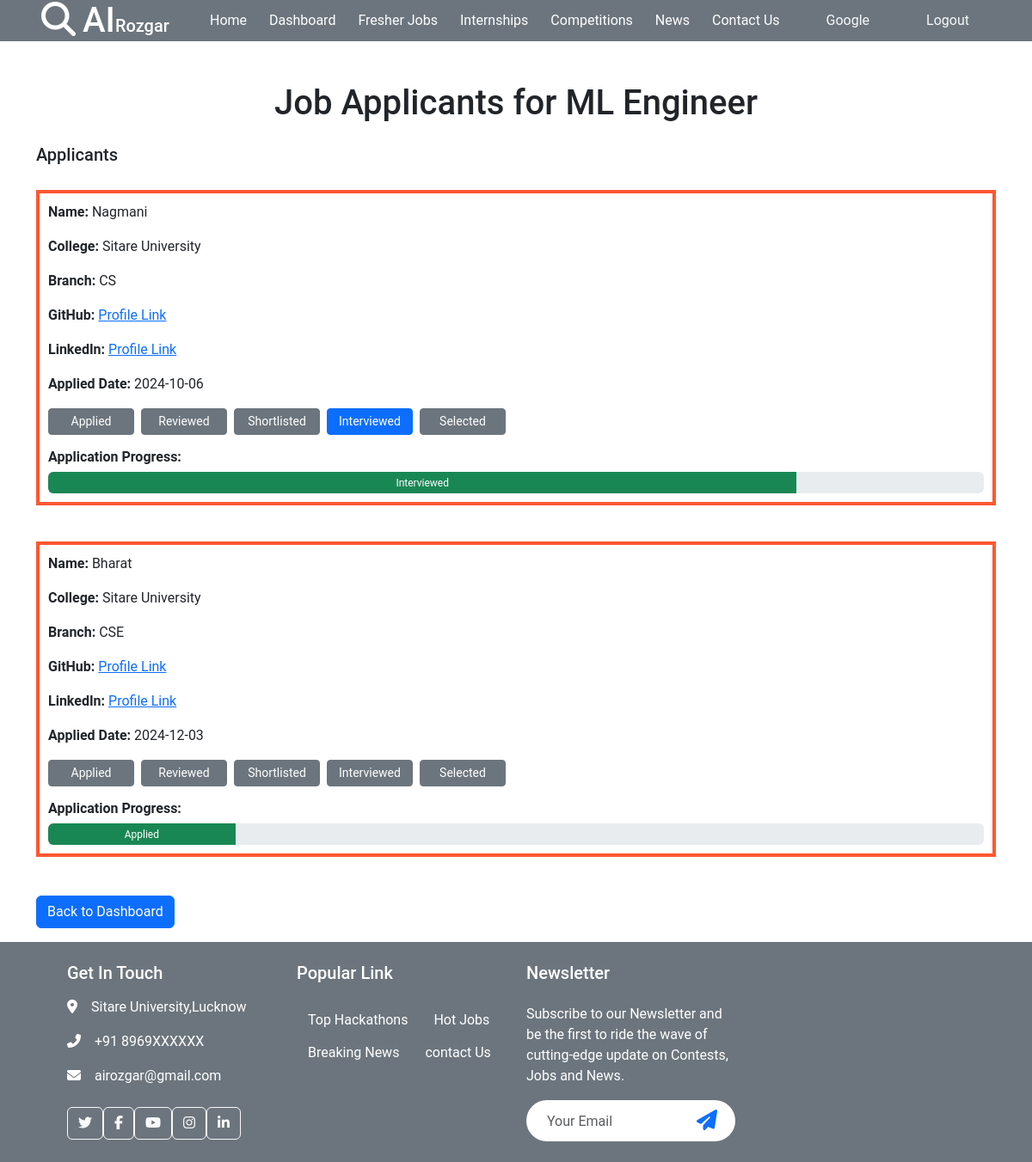
Screenshot of /job_applicants/1/ (signed in) with the database file from the repository.
### home/models.py (models this page shows, shortened)
class Job(models.Model):
    company = models.ForeignKey(Company, on_delete=models.CASCADE)
    title = models.CharField(max_length=255, default='Job')
    description = models.TextField()
    field = models.CharField(max_length=255)
    category = models.CharField(max_length=255)
    pay_range = models.CharField(max_length=20)
    location = models.CharField(max_length=255)
    expiry_date = models.DateField()
    created_date = models.DateField(auto_now_add=True)
    skills = models.TextField()
    APPLICATION_STATUS_CHOICES = [
            ('applied', 'Applied'),
            ('reviewed', 'Reviewed'),
            ('shortlisted', 'Shortlisted'),
            ('interviewed', 'Interviewed'),
            ('selected', 'Selected'),
        ]
    student_applied = models.JSONField(default=dict)

class Student(models.Model):
    user = models.OneToOneField(User, on_delete=models.CASCADE)  # Connect with the User model
    student_name = models.CharField(max_length=255, blank=True, null=True)
    college = models.CharField(max_length=255)
    branch = models.CharField(max_length=255)
    github = models.URLField(blank=True, null=True)
    email = models.EmailField(max_length=255, blank=True, null=True)
    phone_number = models.CharField(max_length=15, blank=True, null=True)
    linkedin = models.URLField(blank=True, null=True)
    profile_picture = models.ImageField(upload_to='profile_pictures/students/', blank=True, null=True)

### home/views.py (the view)
# urls.py: path('job_applicants/<int:job_id>/', job_applicants, name='job_applicants'),
@login_required(login_url="/login/")
def job_applicants(request, job_id):
    job = get_object_or_404(Job, id=job_id, company=request.user.company)
    applicants = []
    for student_id, application_details in job.student_applied.items():
        try:
            student = Student.objects.get(id=student_id)
            applicants.append({
                'student': student,
                'application_details': application_details
            })
        except Student.DoesNotExist:
            print(f"Student with id {student_id} not found.")
            continue  # Skip the student if not found
    return render(request, 'job_applicants.html', {'job': job, 'applicants': applicants})

### home/templates/job_applicants.html (shortened to what this page needs)
{% extends 'base.html' %}
{% block start %}
<body>
    <div class="container mt-5">
        <h1 class="text-center">Job Applicants for {{ job.title }}</h1>
        <div class="mt-4">
            <h5>Applicants</h5>
            <ul class="list-group">
                {% for applicant in applicants %}
                <div class="my-3">
                    <li class="list-group-item">
                        <p><strong>Name:</strong> {{ applicant.student.user.first_name }}</p>
                        <p><strong>College:</strong> {{ applicant.student.college }}</p>
                        <p><strong>Branch:</strong> {{ applicant.student.branch }}</p>
                        <p><strong>GitHub:</strong> <a href="{{ applicant.student.github }}" target="_blank">Profile
                                Link</a></p>
                        <p><strong>LinkedIn:</strong> <a href="{{ applicant.student.linkedin }}" target="_blank">Profile
                                Link</a></p>
                        <p><strong>Applied Date:</strong> {{ applicant.application_details.applied_date }}</p>
                        <div class="mt-3 d-flex flex-wrap gap-2">
                            {% for status, label in job.APPLICATION_STATUS_CHOICES %}
                            <button
                                class="btn btn-sm btn-status {% if applicant.application_details.status == status %}btn-primary{% else %}btn-secondary{% endif %}"
                                data-job-id="{{ job.id }}" data-student-id="{{ applicant.student.id }}"
                                data-status="{{ status }}">
                                {{ label }}
                            </button>
                            {% endfor %}
                        </div>
                        <div class="mt-3">
                            <h6> <strong>Application Progress:</strong> </h6>
                            <div class="progress">
                                {% with status=applicant.application_details.status|default:"applied" %}
                                <div class="progress-bar bg-success" role="progressbar"
                                    style="width: {% if status == 'applied' %}20%{% elif status == 'reviewed' %}40%{% elif status == 'shortlisted' %}60%{% elif status == 'interviewed' %}80%{% elif status == 'selected' %}100%{% else %}0%{% endif %};"
                                    aria-valuenow="{% if status == 'applied' %}20{% elif status == 'reviewed' %}40{% elif status == 'shortlisted' %}60{% elif status == 'interviewed' %}80{% elif status == 'selected' %}100{% else %}0{% endif %}"
                                    aria-valuemin="0" aria-valuemax="100">
                                    {{ status|title }}
                                </div>
                                {% endwith %}
                            </div>
                        </div>
                    </li>
                </div>
                {% empty %}
                <li class="list-group-item">No applicants yet.</li>
                {% endfor %}
            </ul>
        </div>
        <div class="mt-4">
            <a href="{% url 'company' %}" class="btn btn-primary">Back to Dashboard</a>
        </div>
    </div>
</body>
{% endblock %}

### home/templates/base.html (shortened to what this page needs)
<!DOCTYPE html>
<html lang="en">
<head>
  <link href="https://cdn.jsdelivr.net/npm/bootstrap@5.3.3/dist/css/bootstrap.min.css" rel="stylesheet"
>
  <link href="https://cdnjs.cloudflare.com/ajax/libs/font-awesome/6.6.0/css/all.min.css" rel="stylesheet">
  <link href="../static/css/style.css" rel="stylesheet">
</head>
<body>
  <nav class="navbar navbar-expand-lg bg-secondary px-4 px-lg-5 py-3 py-lg-0 sticky-top">
    <a href="/" class="navbar-brand p-0">
        <h1 class="m-0 text-white"><i class="fas fa-search me-2"></i>AI<span class="fs-5">Rozgar</span></h1>
    </a>
    <div class="collapse navbar-collapse" id="navbarCollapse">
        <div class="navbar-nav ms-auto py-0">
            <a href="/" class="nav-item btn text-light rounded-pill {% if request.path == '/' %}bg-light text-dark{% else %}btn-secondary text-white{% endif %}">Home</a>
            {% if request.user.is_authenticated and request.user.company %}
            <a href="/company/" class="nav-item btn text-light rounded-pill {% if request.path == '/company/' %}bg-light text-dark{% else %}btn-secondary text-white{% endif %}">Dashboard</a>
            {% endif %}
            <a href="/job/" class="nav-item btn text-light rounded-pill {% if request.path == '/job/' %}bg-light text-dark{% else %}btn-secondary text-white{% endif %}">Fresher Jobs</a>
            <a href="/internship/" class="nav-item btn text-light rounded-pill {% if request.path == '/internship/' %}bg-light text-dark{% else %}btn-secondary text-white{% endif %}">Internships</a>
            <a href="/contest/" class="nav-item btn text-light rounded-pill {% if request.path == '/contest/' %}bg-light text-dark{% else %}btn-secondary text-white{% endif %}">Competitions</a>
            <a href="/news/" class="nav-item btn text-light rounded-pill {% if request.path == '/news/' %}bg-light text-dark{% else %}btn-secondary text-white{% endif %}">News</a>
            <a href="/contact/" class="nav-item btn text-light rounded-pill {% if request.path == '/contact/' %}bg-light text-dark{% else %}btn-secondary text-white{% endif %}">Contact Us</a>
        </div>
        {% if request.user.is_authenticated %}
        <a href="#" class="btn btn-secondary text-light rounded-pill py-2 px-4 ms-3">{{ request.user.first_name }}</a>
        <a href="/logout/" class="btn btn-secondary text-light rounded-pill py-2 px-4 ms-3">Logout</a>
        {% else %}
        <a href="/login/" class="btn btn-secondary text-light rounded-pill py-2 px-4 ms-3">Log In</a>
        {% endif %}
    </div>
</nav>
  {% block start %}
  {% endblock %}
  <div class="bg-secondary footer mt-3">
    <div class="container py-4 px-lg-5">
      <div class="row g-4">
        <div class="col-md-6 col-lg-3">
          <h5 class="text-white mb-3">Get In Touch</h5>
          <p class="text-white"><i class="fa fa-map-marker-alt me-3"></i>Sitare University,Lucknow</p>
          <p class="text-white"><i class="fa fa-phone-alt me-3"></i>+91 8969XXXXXX</p>
          <p class="text-white"><i class="fa fa-envelope me-3"></i>airozgar@gmail.com</p>
          <div class="d-flex pt-2">
            <a class="btn btn-outline-light btn-social" href=""><i class="fab fa-twitter"></i></a>
            <a class="btn btn-outline-light btn-social" href=""><i class="fab fa-facebook-f"></i></a>
            <a class="btn btn-outline-light btn-social" href=""><i class="fab fa-youtube"></i></a>
            <a class="btn btn-outline-light btn-social" href=""><i class="fab fa-instagram"></i></a>
            <a class="btn btn-outline-light btn-social" href=""><i class="fab fa-linkedin-in"></i></a>
          </div>
        </div>
        <div class="col-md-6 col-lg-3">
          <h5 class="text-white mb-4">Popular Link</h5>
          <a class="btn text-white" href="/contest/">Top Hackathons</a>
          <a class="btn text-white" href="/job/">Hot Jobs</a>
          <a class="btn text-white" href="/news/">Breaking News</a>
          <a class="btn text-white" href="/contact/">contact Us</a>
        </div>
        <div class="col-md-6 col-lg-3">
          <h5 class="text-white mb-4">Newsletter</h5>
          <p class="text-white ">
            Subscribe to our Newsletter and be the first to ride the wave of
            cutting-edge update on Contests, Jobs and News.
          </p>
          <div class="position-relative w-100 mt-3">
            <input class="form-control border-0 rounded-pill w-100 ps-4 pe-5" type="text" placeholder="Your Email"
              style="height: 48px;">
            <button type="button" class="btn shadow-none position-absolute top-0 end-0 mt-1 me-2"> <i
                class="fa fa-paper-plane text-primary fs-4"></i></button>
          </div>
        </div>
      </div>
    </div>
  </div>
</body>
</html>

### home/static/css/style.css (style rules this page uses)
body { font-family: 'Poppins', 'Roboto', sans-serif; }

### home/templates/job_applicants.html (style rules this page uses)
.list-group-item { border: 4px solid #ff5733; border-radius: 12px; padding: 10px; margin: 5px 0; }
.btn-status { width: 100px; }
.progress { height: 25px; }

### rows the page displays
Job: title "ML Engineer"
Student: student.user.first_name "Nagmani", student.college "Sitare University", student.branch "CS", application_details.applied_date "2024-10-06", APPLICATION_STATUS_CHOICES "Applied" "Reviewed" "Shortlisted" "Interviewed" "Selected", application_details "Interviewed"
Student: student.user.first_name "Bharat", student.college "Sitare University", student.branch "CSE", application_details.applied_date "2024-12-03", APPLICATION_STATUS_CHOICES "Applied" "Reviewed" "Shortlisted" "Interviewed" "Selected", application_details "Applied"

### other values shown
{{ request.user.first_name }} "Google"
